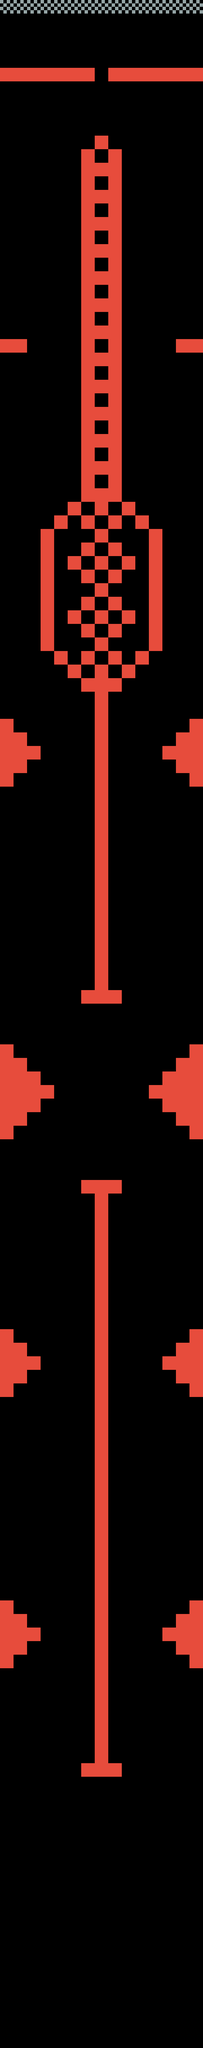

The image is a tile-based game level rendered from a .tmx file. Its description and source (layers, tilesets, objects; grid data summarised) follow:
An orthogonal 15x151 tile map with 48x48 px tiles, 2 tile layers (walls, finish).

<map version="1.0" orientation="orthogonal" renderorder="right-down" width="15" height="151" tilewidth="48" tileheight="48">
 <tileset firstgid="1" name="tile_set" tilewidth="48" tileheight="48">
  <image source="tile_set.png" width="144" height="96" />
 </tileset>
 <layer name="walls" width="15" height="151">
  <data>[2265 cells, 295 non-empty, 1 distinct tile ids]</data>
 </layer>
 <layer name="finish" width="15" height="151">
  <data>[2265 cells, 15 non-empty, 1 distinct tile ids]</data>
 </layer>
</map>
